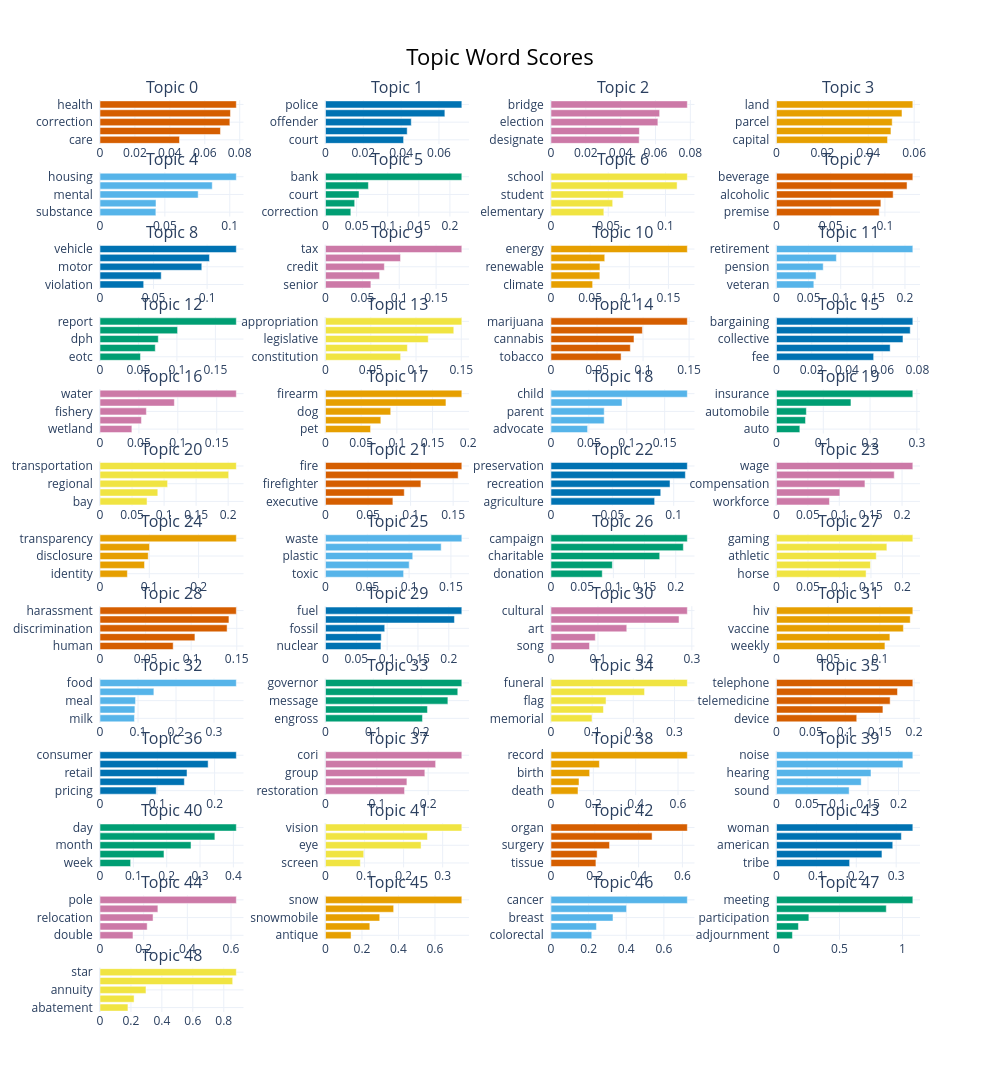

Here is the notebook cell this chart was saved with:
### Code cell
topic_model.visualize_barchart(top_n_topics=50)

### Figure 1 — Plotly figure (JSON) as saved in the notebook; plotly's stock layout.template omitted (floating-point values rounded to 4 significant figures)
{"data": [{"marker": {"color": "#D55E00"}, "orientation": "h", "type": "bar", "x": [0.04553, 0.06899, 0.07438, 0.07471, 0.07807], "xaxis": "x", "y": ["care  ", "communication  ", "correction  ", "plan  ", "health  "], "yaxis": "y"}, {"marker": {"color": "#0072B2"}, "orientation": "h", "type": "bar", "x": [0.04128, 0.04319, 0.04534, 0.06311, 0.07208], "xaxis": "x2", "y": ["court  ", "civil  ", "offender  ", "officer  ", "police  "], "yaxis": "y2"}, {"marker": {"color": "#CC79A7"}, "orientation": "h", "type": "bar", "x": [0.05064, 0.05076, 0.06137, 0.06238, 0.07828], "xaxis": "x3", "y": ["designate  ", "voting  ", "election  ", "town  ", "bridge  "], "yaxis": "y3"}, {"marker": {"color": "#E69F00"}, "orientation": "h", "type": "bar", "x": [0.04841, 0.04989, 0.05044, 0.05471, 0.05943], "xaxis": "x4", "y": ["capital  ", "asset  ", "parcel  ", "authorize  ", "land  "], "yaxis": "y4"}, {"marker": {"color": "#56B4E9"}, "orientation": "h", "type": "bar", "x": [0.04306, 0.04315, 0.07566, 0.0865, 0.1051], "xaxis": "x5", "y": ["substance  ", "affordable  ", "mental  ", "disability  ", "housing  "], "yaxis": "y5"}, {"marker": {"color": "#009E73"}, "orientation": "h", "type": "bar", "x": [0.0407, 0.0469, 0.05384, 0.06896, 0.2191], "xaxis": "x6", "y": ["correction  ", "developmental  ", "court  ", "trial  ", "bank  "], "yaxis": "y6"}, {"marker": {"color": "#F0E442"}, "orientation": "h", "type": "bar", "x": [0.04614, 0.05387, 0.06316, 0.1101, 0.119], "xaxis": "x7", "y": ["elementary  ", "high  ", "student  ", "education  ", "school  "], "yaxis": "y7"}, {"marker": {"color": "#D55E00"}, "orientation": "h", "type": "bar", "x": [0.09475, 0.09627, 0.1076, 0.1204, 0.1258], "xaxis": "x8", "y": ["premise  ", "sale  ", "alcoholic  ", "license  ", "beverage  "], "yaxis": "y8"}, {"marker": {"color": "#0072B2"}, "orientation": "h", "type": "bar", "x": [0.04079, 0.05716, 0.09503, 0.1022, 0.1273], "xaxis": "x9", "y": ["violation  ", "parking  ", "motor  ", "plate  ", "vehicle  "], "yaxis": "y9"}, {"marker": {"color": "#CC79A7"}, "orientation": "h", "type": "bar", "x": [0.06155, 0.07338, 0.07982, 0.1017, 0.1849], "xaxis": "x10", "y": ["senior  ", "property  ", "credit  ", "exemption  ", "tax  "], "yaxis": "y10"}, {"marker": {"color": "#E69F00"}, "orientation": "h", "type": "bar", "x": [0.05318, 0.06236, 0.06253, 0.06866, 0.1742], "xaxis": "x11", "y": ["climate  ", "solar  ", "renewable  ", "efficiency  ", "energy  "], "yaxis": "y11"}, {"marker": {"color": "#56B4E9"}, "orientation": "h", "type": "bar", "x": [0.05813, 0.06157, 0.07272, 0.09322, 0.2122], "xaxis": "x12", "y": ["veteran  ", "creditable  ", "pension  ", "benefit  ", "retirement  "], "yaxis": "y12"}, {"marker": {"color": "#009E73"}, "orientation": "h", "type": "bar", "x": [0.05263, 0.07187, 0.07578, 0.1008, 0.1772], "xaxis": "x13", "y": ["eotc  ", "attorney  ", "dph  ", "annual  ", "report  "], "yaxis": "y13"}, {"marker": {"color": "#F0E442"}, "orientation": "h", "type": "bar", "x": [0.083, 0.09044, 0.1135, 0.1417, 0.1506], "xaxis": "x14", "y": ["constitution  ", "make  ", "legislative  ", "amendment  ", "appropriation  "], "yaxis": "y14"}, {"marker": {"color": "#D55E00"}, "orientation": "h", "type": "bar", "x": [0.07616, 0.08619, 0.09015, 0.09928, 0.1481], "xaxis": "x15", "y": ["tobacco  ", "drug  ", "cannabis  ", "prescription  ", "marijuana  "], "yaxis": "y15"}, {"marker": {"color": "#0072B2"}, "orientation": "h", "type": "bar", "x": [0.05514, 0.06451, 0.07178, 0.07591, 0.07738], "xaxis": "x16", "y": ["fee  ", "contractor  ", "collective  ", "contract  ", "bargaining  "], "yaxis": "y16"}, {"marker": {"color": "#CC79A7"}, "orientation": "h", "type": "bar", "x": [0.04097, 0.05325, 0.05959, 0.09556, 0.1752], "xaxis": "x17", "y": ["wetland  ", "resource  ", "fishery  ", "sewer  ", "water  "], "yaxis": "y17"}, {"marker": {"color": "#E69F00"}, "orientation": "h", "type": "bar", "x": [0.06316, 0.07751, 0.09139, 0.1688, 0.191], "xaxis": "x18", "y": ["pet  ", "gun  ", "dog  ", "animal  ", "firearm  "], "yaxis": "y18"}, {"marker": {"color": "#56B4E9"}, "orientation": "h", "type": "bar", "x": [0.04832, 0.07017, 0.0702, 0.09369, 0.1799], "xaxis": "x19", "y": ["advocate  ", "custody  ", "parent  ", "foster  ", "child  "], "yaxis": "y19"}, {"marker": {"color": "#009E73"}, "orientation": "h", "type": "bar", "x": [0.0499, 0.06203, 0.06383, 0.1591, 0.2914], "xaxis": "x20", "y": ["auto  ", "group  ", "automobile  ", "unemployment  ", "insurance  "], "yaxis": "y20"}, {"marker": {"color": "#F0E442"}, "orientation": "h", "type": "bar", "x": [0.07341, 0.09021, 0.1055, 0.2008, 0.2128], "xaxis": "x21", "y": ["bay  ", "rail  ", "regional  ", "transit  ", "transportation  "], "yaxis": "y21"}, {"marker": {"color": "#D55E00"}, "orientation": "h", "type": "bar", "x": [0.0792, 0.09256, 0.1121, 0.1559, 0.1602], "xaxis": "x22", "y": ["executive  ", "security  ", "firefighter  ", "safety  ", "fire  "], "yaxis": "y22"}, {"marker": {"color": "#0072B2"}, "orientation": "h", "type": "bar", "x": [0.08445, 0.08942, 0.09697, 0.1095, 0.1111], "xaxis": "x23", "y": ["agriculture  ", "conservation  ", "recreation  ", "forest  ", "preservation  "], "yaxis": "y23"}, {"marker": {"color": "#CC79A7"}, "orientation": "h", "type": "bar", "x": [0.08436, 0.1009, 0.1409, 0.1875, 0.2171], "xaxis": "x24", "y": ["workforce  ", "labor  ", "compensation  ", "worker  ", "wage  "], "yaxis": "y24"}, {"marker": {"color": "#E69F00"}, "orientation": "h", "type": "bar", "x": [0.05556, 0.09034, 0.09786, 0.1005, 0.2766], "xaxis": "x25", "y": ["identity  ", "information  ", "disclosure  ", "privacy  ", "transparency  "], "yaxis": "y25"}, {"marker": {"color": "#56B4E9"}, "orientation": "h", "type": "bar", "x": [0.09343, 0.1001, 0.1044, 0.1384, 0.1631], "xaxis": "x26", "y": ["toxic  ", "pesticide  ", "plastic  ", "recycling  ", "waste  "], "yaxis": "y26"}, {"marker": {"color": "#009E73"}, "orientation": "h", "type": "bar", "x": [0.08219, 0.0984, 0.1743, 0.2122, 0.2186], "xaxis": "x27", "y": ["donation  ", "finance  ", "charitable  ", "lottery  ", "campaign  "], "yaxis": "y27"}, {"marker": {"color": "#F0E442"}, "orientation": "h", "type": "bar", "x": [0.1422, 0.1491, 0.1584, 0.1752, 0.2164], "xaxis": "x28", "y": ["horse  ", "racing  ", "athletic  ", "sport  ", "gaming  "], "yaxis": "y28"}, {"marker": {"color": "#D55E00"}, "orientation": "h", "type": "bar", "x": [0.08027, 0.1041, 0.1394, 0.1414, 0.1495], "xaxis": "x29", "y": ["human  ", "bullying  ", "discrimination  ", "trafficking  ", "harassment  "], "yaxis": "y29"}, {"marker": {"color": "#0072B2"}, "orientation": "h", "type": "bar", "x": [0.08991, 0.09044, 0.09607, 0.2092, 0.2211], "xaxis": "x30", "y": ["nuclear  ", "natural  ", "fossil  ", "gas  ", "fuel  "], "yaxis": "y30"}, {"marker": {"color": "#CC79A7"}, "orientation": "h", "type": "bar", "x": [0.08205, 0.09437, 0.1614, 0.2727, 0.2904], "xaxis": "x31", "y": ["song  ", "film  ", "art  ", "tourism  ", "cultural  "], "yaxis": "y31"}, {"marker": {"color": "#E69F00"}, "orientation": "h", "type": "bar", "x": [0.1049, 0.1097, 0.1228, 0.1294, 0.1319], "xaxis": "x32", "y": ["weekly  ", "arbovirus  ", "vaccine  ", "immunization  ", "hiv  "], "yaxis": "y32"}, {"marker": {"color": "#56B4E9"}, "orientation": "h", "type": "bar", "x": [0.09062, 0.09179, 0.09357, 0.1417, 0.3587], "xaxis": "x33", "y": ["milk  ", "nutrition  ", "meal  ", "restaurant  ", "food  "], "yaxis": "y33"}, {"marker": {"color": "#009E73"}, "orientation": "h", "type": "bar", "x": [0.2027, 0.2131, 0.2558, 0.2765, 0.285], "xaxis": "x34", "y": ["engross  ", "return  ", "message  ", "excellency  ", "governor  "], "yaxis": "y34"}, {"marker": {"color": "#F0E442"}, "orientation": "h", "type": "bar", "x": [0.09962, 0.1274, 0.1337, 0.2273, 0.3313], "xaxis": "x35", "y": ["memorial  ", "grave  ", "flag  ", "burial  ", "funeral  "], "yaxis": "y35"}, {"marker": {"color": "#D55E00"}, "orientation": "h", "type": "bar", "x": [0.1167, 0.1547, 0.1652, 0.1759, 0.1982], "xaxis": "x36", "y": ["device  ", "broadband  ", "telemedicine  ", "internet  ", "telephone  "], "yaxis": "y36"}, {"marker": {"color": "#0072B2"}, "orientation": "h", "type": "bar", "x": [0.09814, 0.1472, 0.1519, 0.1887, 0.2379], "xaxis": "x37", "y": ["pricing  ", "dealer  ", "retail  ", "store  ", "consumer  "], "yaxis": "y37"}, {"marker": {"color": "#CC79A7"}, "orientation": "h", "type": "bar", "x": [0.154, 0.1586, 0.1935, 0.2145, 0.2656], "xaxis": "x38", "y": ["restoration  ", "clarify  ", "group  ", "define  ", "cori  "], "yaxis": "y38"}, {"marker": {"color": "#E69F00"}, "orientation": "h", "type": "bar", "x": [0.1275, 0.1322, 0.1826, 0.2286, 0.644], "xaxis": "x39", "y": ["death  ", "vital  ", "birth  ", "certificate  ", "record  "], "yaxis": "y39"}, {"marker": {"color": "#56B4E9"}, "orientation": "h", "type": "bar", "x": [0.1191, 0.1388, 0.1548, 0.2072, 0.2234], "xaxis": "x40", "y": ["sound  ", "deaf  ", "hearing  ", "hear  ", "noise  "], "yaxis": "y40"}, {"marker": {"color": "#009E73"}, "orientation": "h", "type": "bar", "x": [0.09181, 0.1919, 0.273, 0.3445, 0.4089], "xaxis": "x41", "y": ["week  ", "designate  ", "month  ", "awareness  ", "day  "], "yaxis": "y41"}, {"marker": {"color": "#F0E442"}, "orientation": "h", "type": "bar", "x": [0.08922, 0.09789, 0.2447, 0.261, 0.3491], "xaxis": "x42", "y": ["screen  ", "blind  ", "eye  ", "optometrist  ", "vision  "], "yaxis": "y42"}, {"marker": {"color": "#D55E00"}, "orientation": "h", "type": "bar", "x": [0.2051, 0.2106, 0.2672, 0.4616, 0.6225], "xaxis": "x43", "y": ["tissue  ", "surgical  ", "surgery  ", "donation  ", "organ  "], "yaxis": "y43"}, {"marker": {"color": "#0072B2"}, "orientation": "h", "type": "bar", "x": [0.1833, 0.2643, 0.2914, 0.313, 0.3417], "xaxis": "x44", "y": ["tribe  ", "asian  ", "american  ", "status  ", "woman  "], "yaxis": "y44"}, {"marker": {"color": "#CC79A7"}, "orientation": "h", "type": "bar", "x": [0.151, 0.216, 0.2429, 0.2651, 0.6243], "xaxis": "x45", "y": ["double  ", "wire  ", "relocation  ", "utility  ", "pole  "], "yaxis": "y45"}, {"marker": {"color": "#E69F00"}, "orientation": "h", "type": "bar", "x": [0.1401, 0.2429, 0.2973, 0.3736, 0.7474], "xaxis": "x46", "y": ["antique  ", "ice  ", "snowmobile  ", "removal  ", "snow  "], "yaxis": "y46"}, {"marker": {"color": "#56B4E9"}, "orientation": "h", "type": "bar", "x": [0.2167, 0.2415, 0.3295, 0.4018, 0.7246], "xaxis": "x47", "y": ["colorectal  ", "detection  ", "breast  ", "screening  ", "cancer  "], "yaxis": "y47"}, {"marker": {"color": "#009E73"}, "orientation": "h", "type": "bar", "x": [0.1264, 0.174, 0.2568, 0.8711, 1.082], "xaxis": "x48", "y": ["adjournment  ", "legislature  ", "participation  ", "open  ", "meeting  "], "yaxis": "y48"}, {"marker": {"color": "#F0E442"}, "orientation": "h", "type": "bar", "x": [0.1806, 0.2203, 0.2972, 0.8578, 0.8813], "xaxis": "x49", "y": ["abatement  ", "family  ", "annuity  ", "gold  ", "star  "], "yaxis": "y49"}], "layout": {"annotations": [{"font": {"size": 16}, "showarrow": false, "text": "Topic 0", "x": 0.0875, "xanchor": "center", "xref": "paper", "y": 1, "yanchor": "bottom", "yref": "paper"}, {"font": {"size": 16}, "showarrow": false, "text": "Topic 1", "x": 0.3625, "xanchor": "center", "xref": "paper", "y": 1, "yanchor": "bottom", "yref": "paper"}, {"font": {"size": 16}, "showarrow": false, "text": "Topic 2", "x": 0.6375, "xanchor": "center", "xref": "paper", "y": 1, "yanchor": "bottom", "yref": "paper"}, {"font": {"size": 16}, "showarrow": false, "text": "Topic 3", "x": 0.9125, "xanchor": "center", "xref": "paper", "y": 1, "yanchor": "bottom", "yref": "paper"}, {"font": {"size": 16}, "showarrow": false, "text": "Topic 4", "x": 0.0875, "xanchor": "center", "xref": "paper", "y": 0.9207, "yanchor": "bottom", "yref": "paper"}, {"font": {"size": 16}, "showarrow": false, "text": "Topic 5", "x": 0.3625, "xanchor": "center", "xref": "paper", "y": 0.9207, "yanchor": "bottom", "yref": "paper"}, {"font": {"size": 16}, "showarrow": false, "text": "Topic 6", "x": 0.6375, "xanchor": "center", "xref": "paper", "y": 0.9207, "yanchor": "bottom", "yref": "paper"}, {"font": {"size": 16}, "showarrow": false, "text": "Topic 7", "x": 0.9125, "xanchor": "center", "xref": "paper", "y": 0.9207, "yanchor": "bottom", "yref": "paper"}, {"font": {"size": 16}, "showarrow": false, "text": "Topic 8", "x": 0.0875, "xanchor": "center", "xref": "paper", "y": 0.8414, "yanchor": "bottom", "yref": "paper"}, {"font": {"size": 16}, "showarrow": false, "text": "Topic 9", "x": 0.3625, "xanchor": "center", "xref": "paper", "y": 0.8414, "yanchor": "bottom", "yref": "paper"}, {"font": {"size": 16}, "showarrow": false, "text": "Topic 10", "x": 0.6375, "xanchor": "center", "xref": "paper", "y": 0.8414, "yanchor": "bottom", "yref": "paper"}, {"font": {"size": 16}, "showarrow": false, "text": "Topic 11", "x": 0.9125, "xanchor": "center", "xref": "paper", "y": 0.8414, "yanchor": "bottom", "yref": "paper"}, {"font": {"size": 16}, "showarrow": false, "text": "Topic 12", "x": 0.0875, "xanchor": "center", "xref": "paper", "y": 0.7621, "yanchor": "bottom", "yref": "paper"}, {"font": {"size": 16}, "showarrow": false, "text": "Topic 13", "x": 0.3625, "xanchor": "center", "xref": "paper", "y": 0.7621, "yanchor": "bottom", "yref": "paper"}, {"font": {"size": 16}, "showarrow": false, "text": "Topic 14", "x": 0.6375, "xanchor": "center", "xref": "paper", "y": 0.7621, "yanchor": "bottom", "yref": "paper"}, {"font": {"size": 16}, "showarrow": false, "text": "Topic 15", "x": 0.9125, "xanchor": "center", "xref": "paper", "y": 0.7621, "yanchor": "bottom", "yref": "paper"}, {"font": {"size": 16}, "showarrow": false, "text": "Topic 16", "x": 0.0875, "xanchor": "center", "xref": "paper", "y": 0.6828, "yanchor": "bottom", "yref": "paper"}, {"font": {"size": 16}, "showarrow": false, "text": "Topic 17", "x": 0.3625, "xanchor": "center", "xref": "paper", "y": 0.6828, "yanchor": "bottom", "yref": "paper"}, {"font": {"size": 16}, "showarrow": false, "text": "Topic 18", "x": 0.6375, "xanchor": "center", "xref": "paper", "y": 0.6828, "yanchor": "bottom", "yref": "paper"}, {"font": {"size": 16}, "showarrow": false, "text": "Topic 19", "x": 0.9125, "xanchor": "center", "xref": "paper", "y": 0.6828, "yanchor": "bottom", "yref": "paper"}, {"font": {"size": 16}, "showarrow": false, "text": "Topic 20", "x": 0.0875, "xanchor": "center", "xref": "paper", "y": 0.6036, "yanchor": "bottom", "yref": "paper"}, {"font": {"size": 16}, "showarrow": false, "text": "Topic 21", "x": 0.3625, "xanchor": "center", "xref": "paper", "y": 0.6036, "yanchor": "bottom", "yref": "paper"}, {"font": {"size": 16}, "showarrow": false, "text": "Topic 22", "x": 0.6375, "xanchor": "center", "xref": "paper", "y": 0.6036, "yanchor": "bottom", "yref": "paper"}, {"font": {"size": 16}, "showarrow": false, "text": "Topic 23", "x": 0.9125, "xanchor": "center", "xref": "paper", "y": 0.6036, "yanchor": "bottom", "yref": "paper"}, {"font": {"size": 16}, "showarrow": false, "text": "Topic 24", "x": 0.0875, "xanchor": "center", "xref": "paper", "y": 0.5243, "yanchor": "bottom", "yref": "paper"}, {"font": {"size": 16}, "showarrow": false, "text": "Topic 25", "x": 0.3625, "xanchor": "center", "xref": "paper", "y": 0.5243, "yanchor": "bottom", "yref": "paper"}, {"font": {"size": 16}, "showarrow": false, "text": "Topic 26", "x": 0.6375, "xanchor": "center", "xref": "paper", "y": 0.5243, "yanchor": "bottom", "yref": "paper"}, {"font": {"size": 16}, "showarrow": false, "text": "Topic 27", "x": 0.9125, "xanchor": "center", "xref": "paper", "y": 0.5243, "yanchor": "bottom", "yref": "paper"}, {"font": {"size": 16}, "showarrow": false, "text": "Topic 28", "x": 0.0875, "xanchor": "center", "xref": "paper", "y": 0.445, "yanchor": "bottom", "yref": "paper"}, {"font": {"size": 16}, "showarrow": false, "text": "Topic 29", "x": 0.3625, "xanchor": "center", "xref": "paper", "y": 0.445, "yanchor": "bottom", "yref": "paper"}, {"font": {"size": 16}, "showarrow": false, "text": "Topic 30", "x": 0.6375, "xanchor": "center", "xref": "paper", "y": 0.445, "yanchor": "bottom", "yref": "paper"}, {"font": {"size": 16}, "showarrow": false, "text": "Topic 31", "x": 0.9125, "xanchor": "center", "xref": "paper", "y": 0.445, "yanchor": "bottom", "yref": "paper"}, {"font": {"size": 16}, "showarrow": false, "text": "Topic 32", "x": 0.0875, "xanchor": "center", "xref": "paper", "y": 0.3657, "yanchor": "bottom", "yref": "paper"}, {"font": {"size": 16}, "showarrow": false, "text": "Topic 33", "x": 0.3625, "xanchor": "center", "xref": "paper", "y": 0.3657, "yanchor": "bottom", "yref": "paper"}, {"font": {"size": 16}, "showarrow": false, "text": "Topic 34", "x": 0.6375, "xanchor": "center", "xref": "paper", "y": 0.3657, "yanchor": "bottom", "yref": "paper"}, {"font": {"size": 16}, "showarrow": false, "text": "Topic 35", "x": 0.9125, "xanchor": "center", "xref": "paper", "y": 0.3657, "yanchor": "bottom", "yref": "paper"}, {"font": {"size": 16}, "showarrow": false, "text": "Topic 36", "x": 0.0875, "xanchor": "center", "xref": "paper", "y": 0.2864, "yanchor": "bottom", "yref": "paper"}, {"font": {"size": 16}, "showarrow": false, "text": "Topic 37", "x": 0.3625, "xanchor": "center", "xref": "paper", "y": 0.2864, "yanchor": "bottom", "yref": "paper"}, {"font": {"size": 16}, "showarrow": false, "text": "Topic 38", "x": 0.6375, "xanchor": "center", "xref": "paper", "y": 0.2864, "yanchor": "bottom", "yref": "paper"}, {"font": {"size": 16}, "showarrow": false, "text": "Topic 39", "x": 0.9125, "xanchor": "center", "xref": "paper", "y": 0.2864, "yanchor": "bottom", "yref": "paper"}, {"font": {"size": 16}, "showarrow": false, "text": "Topic 40", "x": 0.0875, "xanchor": "center", "xref": "paper", "y": 0.2071, "yanchor": "bottom", "yref": "paper"}, {"font": {"size": 16}, "showarrow": false, "text": "Topic 41", "x": 0.3625, "xanchor": "center", "xref": "paper", "y": 0.2071, "yanchor": "bottom", "yref": "paper"}, {"font": {"size": 16}, "showarrow": false, "text": "Topic 42", "x": 0.6375, "xanchor": "center", "xref": "paper", "y": 0.2071, "yanchor": "bottom", "yref": "paper"}, {"font": {"size": 16}, "showarrow": false, "text": "Topic 43", "x": 0.9125, "xanchor": "center", "xref": "paper", "y": 0.2071, "yanchor": "bottom", "yref": "paper"}, {"font": {"size": 16}, "showarrow": false, "text": "Topic 44", "x": 0.0875, "xanchor": "center", "xref": "paper", "y": 0.1278, "yanchor": "bottom", "yref": "paper"}, {"font": {"size": 16}, "showarrow": false, "text": "Topic 45", "x": 0.3625, "xanchor": "center", "xref": "paper", "y": 0.1278, "yanchor": "bottom", "yref": "paper"}, {"font": {"size": 16}, "showarrow": false, "text": "Topic 46", "x": 0.6375, "xanchor": "center", "xref": "paper", "y": 0.1278, "yanchor": "bottom", "yref": "paper"}, {"font": {"size": 16}, "showarrow": false, "text": "Topic 47", "x": 0.9125, "xanchor": "center", "xref": "paper", "y": 0.1278, "yanchor": "bottom", "yref": "paper"}, {"font": {"size": 16}, "showarrow": false, "text": "Topic 48", "x": 0.0875, "xanchor": "center", "xref": "paper", "y": 0.04852, "yanchor": "bottom", "yref": "paper"}], "height": 3250, "hoverlabel": {"bgcolor": "white", "font": {"family": "Rockwell", "size": 16}}, "showlegend": false, "title": {"font": {"color": "Black", "size": 22}, "text": "Topic Word Scores", "x": 0.5, "xanchor": "center", "yanchor": "top"}, "width": 1000, "xaxis": {"anchor": "y", "domain": [0, 0.175], "showgrid": true}, "xaxis10": {"anchor": "y10", "domain": [0.275, 0.45], "showgrid": true}, "xaxis11": {"anchor": "y11", "domain": [0.55, 0.725], "showgrid": true}, "xaxis12": {"anchor": "y12", "domain": [0.825, 1], "showgrid": true}, "xaxis13": {"anchor": "y13", "domain": [0, 0.175], "showgrid": true}, "xaxis14": {"anchor": "y14", "domain": [0.275, 0.45], "showgrid": true}, "xaxis15": {"anchor": "y15", "domain": [0.55, 0.725], "showgrid": true}, "xaxis16": {"anchor": "y16", "domain": [0.825, 1], "showgrid": true}, "xaxis17": {"anchor": "y17", "domain": [0, 0.175], "showgrid": true}, "xaxis18": {"anchor": "y18", "domain": [0.275, 0.45], "showgrid": true}, "xaxis19": {"anchor": "y19", "domain": [0.55, 0.725], "showgrid": true}, "xaxis2": {"anchor": "y2", "domain": [0.275, 0.45], "showgrid": true}, "xaxis20": {"anchor": "y20", "domain": [0.825, 1], "showgrid": true}, "xaxis21": {"anchor": "y21", "domain": [0, 0.175], "showgrid": true}, "xaxis22": {"anchor": "y22", "domain": [0.275, 0.45], "showgrid": true}, "xaxis23": {"anchor": "y23", "domain": [0.55, 0.725], "showgrid": true}, "xaxis24": {"anchor": "y24", "domain": [0.825, 1], "showgrid": true}, "xaxis25": {"anchor": "y25", "domain": [0, 0.175], "showgrid": true}, "xaxis26": {"anchor": "y26", "domain": [0.275, 0.45], "showgrid": true}, "xaxis27": {"anchor": "y27", "domain": [0.55, 0.725], "showgrid": true}, "xaxis28": {"anchor": "y28", "domain": [0.825, 1], "showgrid": true}, "xaxis29": {"anchor": "y29", "domain": [0, 0.175], "showgrid": true}, "xaxis3": {"anchor": "y3", "domain": [0.55, 0.725], "showgrid": true}, "xaxis30": {"anchor": "y30", "domain": [0.275, 0.45], "showgrid": true}, "xaxis31": {"anchor": "y31", "domain": [0.55, 0.725], "showgrid": true}, "xaxis32": {"anchor": "y32", "domain": [0.825, 1], "showgrid": true}, "xaxis33": {"anchor": "y33", "domain": [0, 0.175], "showgrid": true}, "xaxis34": {"anchor": "y34", "domain": [0.275, 0.45], "showgrid": true}, "xaxis35": {"anchor": "y35", "domain": [0.55, 0.725], "showgrid": true}, "xaxis36": {"anchor": "y36", "domain": [0.825, 1], "showgrid": true}, "xaxis37": {"anchor": "y37", "domain": [0, 0.175], "showgrid": true}, "xaxis38": {"anchor": "y38", "domain": [0.275, 0.45], "showgrid": true}, "xaxis39": {"anchor": "y39", "domain": [0.55, 0.725], "showgrid": true}, "xaxis4": {"anchor": "y4", "domain": [0.825, 1], "showgrid": true}, "xaxis40": {"anchor": "y40", "domain": [0.825, 1], "showgrid": true}, "xaxis41": {"anchor": "y41", "domain": [0, 0.175], "showgrid": true}, "xaxis42": {"anchor": "y42", "domain": [0.275, 0.45], "showgrid": true}, "xaxis43": {"anchor": "y43", "domain": [0.55, 0.725], "showgrid": true}, "xaxis44": {"anchor": "y44", "domain": [0.825, 1], "showgrid": true}, "xaxis45": {"anchor": "y45", "domain": [0, 0.175], "showgrid": true}, "xaxis46": {"anchor": "y46", "domain": [0.275, 0.45], "showgrid": true}, "xaxis47": {"anchor": "y47", "domain": [0.55, 0.725], "showgrid": true}, "xaxis48": {"anchor": "y48", "domain": [0.825, 1], "showgrid": true}, "xaxis49": {"anchor": "y49", "domain": [0, 0.175], "showgrid": true}, "xaxis5": {"anchor": "y5", "domain": [0, 0.175], "showgrid": true}, "xaxis50": {"anchor": "y50", "domain": [0.275, 0.45], "showgrid": true}, "xaxis51": {"anchor": "y51", "domain": [0.55, 0.725], "showgrid": true}, "xaxis52": {"anchor": "y52", "domain": [0.825, 1], "showgrid": true}, "xaxis6": {"anchor": "y6", "domain": [0.275, 0.45], "showgrid": true}, "xaxis7": {"anchor": "y7", "domain": [0.55, 0.725], "showgrid": true}, "xaxis8": {"anchor": "y8", "domain": [0.825, 1], "showgrid": true}, "xaxis9": {"anchor": "y9", "domain": [0, 0.175], "showgrid": true}, "yaxis": {"anchor": "x", "domain": [0.9515, 1], "showgrid": true}, "yaxis10": {"anchor": "x10", "domain": [0.7929, 0.8414], "showgrid": true}, "yaxis11": {"anchor": "x11", "domain": [0.7929, 0.8414], "showgrid": true}, "yaxis12": {"anchor": "x12", "domain": [0.7929, 0.8414], "showgrid": true}, "yaxis13": {"anchor": "x13", "domain": [0.7136, 0.7621], "showgrid": true}, "yaxis14": {"anchor": "x14", "domain": [0.7136, 0.7621], "showgrid": true}, "yaxis15": {"anchor": "x15", "domain": [0.7136, 0.7621], "showgrid": true}, "yaxis16": {"anchor": "x16", "domain": [0.7136, 0.7621], "showgrid": true}, "yaxis17": {"anchor": "x17", "domain": [0.6343, 0.6828], "showgrid": true}, "yaxis18": {"anchor": "x18", "domain": [0.6343, 0.6828], "showgrid": true}, "yaxis19": {"anchor": "x19", "domain": [0.6343, 0.6828], "showgrid": true}, "yaxis2": {"anchor": "x2", "domain": [0.9515, 1], "showgrid": true}, "yaxis20": {"anchor": "x20", "domain": [0.6343, 0.6828], "showgrid": true}, "yaxis21": {"anchor": "x21", "domain": [0.555, 0.6036], "showgrid": true}, "yaxis22": {"anchor": "x22", "domain": [0.555, 0.6036], "showgrid": true}, "yaxis23": {"anchor": "x23", "domain": [0.555, 0.6036], "showgrid": true}, "yaxis24": {"anchor": "x24", "domain": [0.555, 0.6036], "showgrid": true}, "yaxis25": {"anchor": "x25", "domain": [0.4757, 0.5243], "showgrid": true}, "yaxis26": {"anchor": "x26", "domain": [0.4757, 0.5243], "showgrid": true}, "yaxis27": {"anchor": "x27", "domain": [0.4757, 0.5243], "showgrid": true}, "yaxis28": {"anchor": "x28", "domain": [0.4757, 0.5243], "showgrid": true}, "yaxis29": {"anchor": "x29", "domain": [0.3964, 0.445], "showgrid": true}, "yaxis3": {"anchor": "x3", "domain": [0.9515, 1], "showgrid": true}, "yaxis30": {"anchor": "x30", "domain": [0.3964, 0.445], "showgrid": true}, "yaxis31": {"anchor": "x31", "domain": [0.3964, 0.445], "showgrid": true}, "yaxis32": {"anchor": "x32", "domain": [0.3964, 0.445], "showgrid": true}, "yaxis33": {"anchor": "x33", "domain": [0.3172, 0.3657], "showgrid": true}, "yaxis34": {"anchor": "x34", "domain": [0.3172, 0.3657], "showgrid": true}, "yaxis35": {"anchor": "x35", "domain": [0.3172, 0.3657], "showgrid": true}, "yaxis36": {"anchor": "x36", "domain": [0.3172, 0.3657], "showgrid": true}, "yaxis37": {"anchor": "x37", "domain": [0.2379, 0.2864], "showgrid": true}, "yaxis38": {"anchor": "x38", "domain": [0.2379, 0.2864], "showgrid": true}, "yaxis39": {"anchor": "x39", "domain": [0.2379, 0.2864], "showgrid": true}, "yaxis4": {"anchor": "x4", "domain": [0.9515, 1], "showgrid": true}, "yaxis40": {"anchor": "x40", "domain": [0.2379, 0.2864], "showgrid": true}, "yaxis41": {"anchor": "x41", "domain": [0.1586, 0.2071], "showgrid": true}, "yaxis42": {"anchor": "x42", "domain": [0.1586, 0.2071], "showgrid": true}, "yaxis43": {"anchor": "x43", "domain": [0.1586, 0.2071], "showgrid": true}, "yaxis44": {"anchor": "x44", "domain": [0.1586, 0.2071], "showgrid": true}, "yaxis45": {"anchor": "x45", "domain": [0.07929, 0.1278], "showgrid": true}, "yaxis46": {"anchor": "x46", "domain": [0.07929, 0.1278], "showgrid": true}, "yaxis47": {"anchor": "x47", "domain": [0.07929, 0.1278], "showgrid": true}, "yaxis48": {"anchor": "x48", "domain": [0.07929, 0.1278], "showgrid": true}, "yaxis49": {"anchor": "x49", "domain": [0, 0.04852], "showgrid": true}, "yaxis5": {"anchor": "x5", "domain": [0.8722, 0.9207], "showgrid": true}, "yaxis50": {"anchor": "x50", "domain": [0, 0.04852], "showgrid": true}, "yaxis51": {"anchor": "x51", "domain": [0, 0.04852], "showgrid": true}, "yaxis52": {"anchor": "x52", "domain": [0, 0.04852], "showgrid": true}, "yaxis6": {"anchor": "x6", "domain": [0.8722, 0.9207], "showgrid": true}, "yaxis7": {"anchor": "x7", "domain": [0.8722, 0.9207], "showgrid": true}, "yaxis8": {"anchor": "x8", "domain": [0.8722, 0.9207], "showgrid": true}, "yaxis9": {"anchor": "x9", "domain": [0.7929, 0.8414], "showgrid": true}}}
